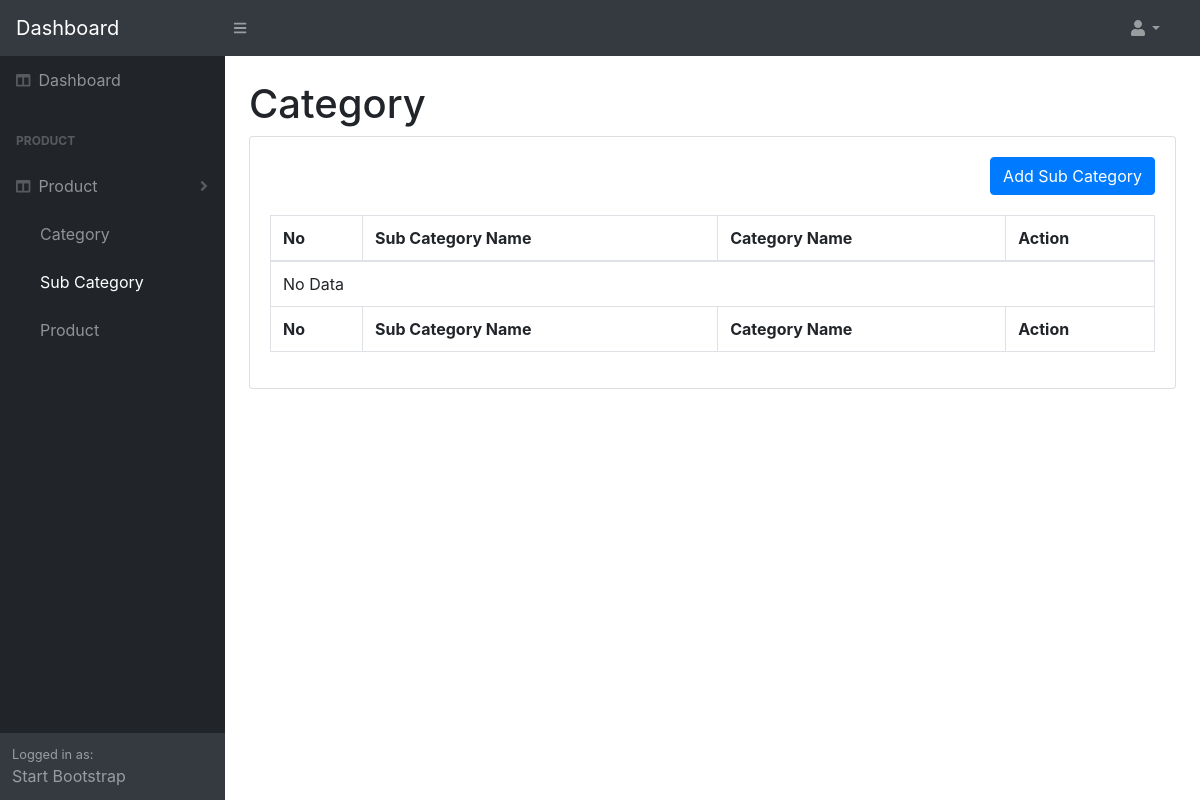
The app's page /admin/sub-category, older data.
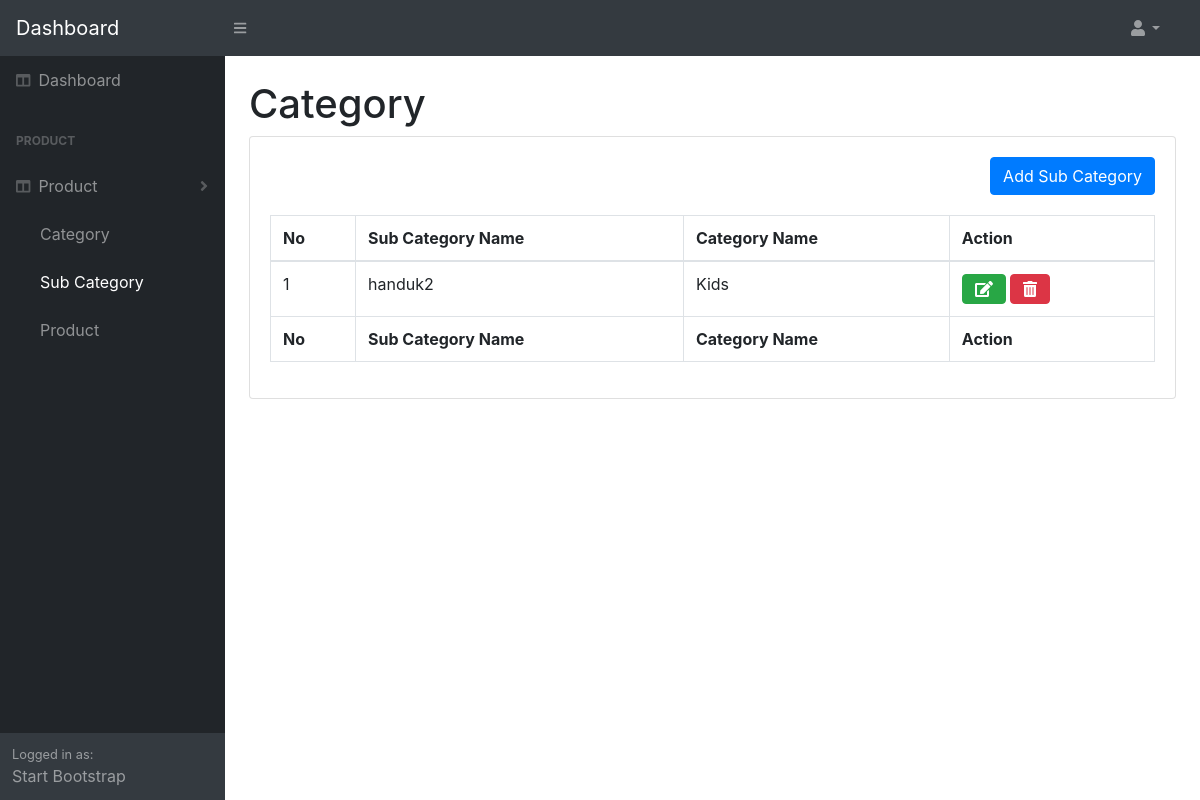
The same page, newer data.
### tables this page shows
CREATE TABLE `tbl_relationship_category` (
  `relationship_id` int(11) NOT NULL,
  `category_id` int(11) NOT NULL,
  `sub_category_id` int(11) NOT NULL
);

CREATE TABLE `tbl_sub_category` (
  `sub_category_id` int(11) NOT NULL,
  `name` varchar(255) NOT NULL
);

CREATE TABLE `tbl_category` (
  `category_id` int(11) NOT NULL,
  `category_name` varchar(100) NOT NULL
);

### application/controllers/admin/SubCategoryController.php (called while the page is built, shortened)
<?php
class SubCategoryController extends CI_Controller
{
    function __construct()
    {
        $this->load->model('admin/SubCategory');
        $this->load->model('admin/Category');
    }
    public function subCategoryList()
    {
        $data['data'] = $this->SubCategory->getSubCategory();
        $this->load->view('admin/sub_category/list-sub-category', $data);
    }
}

### index.php (called while the page is built, shortened)
<?php
require_once BASEPATH.'core/CodeIgniter.php';

### application/models/admin/SubCategory.php (called while the page is built, shortened)
<?php
class SubCategory extends CI_Model
{
    public function getSubCategory()
    {
        $data = $this->db->query("SELECT * FROM tbl_sub_category sc
        JOIN tbl_relationship_category rc
        on sc.sub_category_id = rc.sub_category_id
        JOIN tbl_category c
        on c.category_id = rc.category_id");
        return $data->result_array();
    }
}

### application/views/admin/sub_category/list-sub-category.php (the view, shortened to what this page needs)
<!DOCTYPE html>
<html lang="en">
<body class="sb-nav-fixed">
    <div id="layoutSidenav">
        <div id="layoutSidenav_content">
            <section>
                <div class="container-fluid">
                    <h1 class="mt-4">Category</h1>
                    <div class="card mb-4">
                        <div class="card-body">
                            <a href="<?php echo base_url(); ?>admin/sub-category/add-sub-category" type="button"
                                class="btn btn-primary float-right" style="margin-bottom:20px;">Add Sub Category</a>
                            <div class="table-responsive">
                                <table class="table table-bordered" id="dataTable" width="100%" cellspacing="0">
                                    <thead>
                                        <tr>
                                            <th>No</th>
                                            <th>Sub Category Name</th>
                                            <th>Category Name</th>
                                            <th>Action</th>
                                        </tr>
                                    </thead>
                                    <tfoot>
                                        <tr>
                                            <th>No</th>
                                            <th>Sub Category Name</th>
                                            <th>Category Name</th>
                                            <th>Action</th>
                                        </tr>
                                    </tfoot>
                                    <tbody>
                                        <?php $number = 0; ?>
                                        <?php if (sizeof($data) > 0) { ?>
                                        <?php foreach ($data as $category) {
												$number++;
												echo "<tr>
                                                <td>" . $number . "</td>
                                                <td>" . $category['name'] . "</td>
												<td>" . $category['category_name'] . "</td>
                                                <td>
													<a href='" . base_url() . "admin/sub-category/edit-sub-category/" . $category['sub_category_id'] . "' class='btn btn-success'><i class='fas fa-edit'></i></a>
													<a href='" . base_url() . "admin/sub-category/delete-sub-category/" . $category['sub_category_id'] . "' class='btn btn-danger delete'><i class='fas fa-trash-alt'></i></a>
                                                </td>
                                                </tr>";
											}
											?>
                                        <?php } else {
											echo " <tr><td colspan='4'>No Data </td></tr>";
										} ?>
                                    </tbody>
                                </table>
                            </div>
                        </div>
                    </div>
                </div>
            </section>
        </div>
    </div>

Row changes from the older to the newer data that the page shows:
added tbl_relationship_category: sub_category.name "handuk2", category.category_name "Kids"
Text that changed along with them:
text no longer shown: "No Data"
